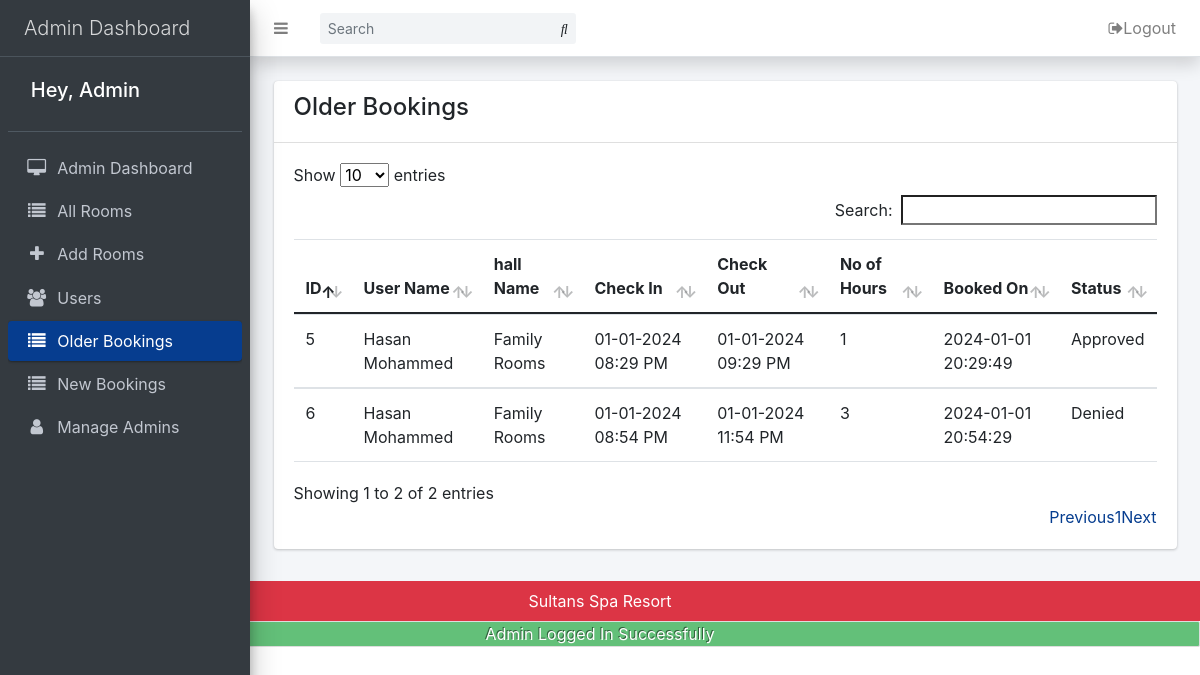
Screenshot of /admin/old-bookings.php (signed in) with the database file from the repository.
### tables this page shows
CREATE TABLE `bookings` (
  `id` bigint(20) NOT NULL,
  `room_id` bigint(20) NOT NULL,
  `user_id` bigint(20) NOT NULL,
  `checkin` datetime NOT NULL,
  `checkout` datetime NOT NULL,
  `price` varchar(191) NOT NULL,
  `payment_mode` varchar(191) DEFAULT NULL,
  `booking_status` int(11) DEFAULT 0,
  `created_at` datetime DEFAULT current_timestamp(),
  `Status` varchar(100) NOT NULL
);

CREATE TABLE `users` (
  `id` bigint(11) NOT NULL,
  `fname` varchar(191) NOT NULL,
  `lname` char(191) NOT NULL,
  `phone` varchar(50) NOT NULL,
  `gender` varchar(50) NOT NULL,
  `email` varchar(191) NOT NULL,
  `password` varchar(191) NOT NULL,
  `status` tinyint(4) NOT NULL DEFAULT 0,
  `created_at` timestamp NOT NULL DEFAULT current_timestamp() ON UPDATE current_timestamp(),
  `active` tinyint(11) DEFAULT NULL
);

CREATE TABLE `rooms` (
  `id` bigint(20) NOT NULL,
  `room_name` varchar(191) NOT NULL,
  `no_of_beds` tinyint(4) NOT NULL,
  `room_qty` int(11) NOT NULL,
  `description` varchar(500) NOT NULL,
  `price` varchar(191) NOT NULL,
  `room_image` varchar(191) DEFAULT NULL,
  `status` tinyint(4) NOT NULL DEFAULT 0,
  `created_at` timestamp NOT NULL DEFAULT current_timestamp(),
  `door_no` varchar(255) NOT NULL
);

### admin/old-bookings.php (the view, shortened to what this page needs)
<?php include('includes/header.php') ?>
<section class="mt-2">
    <div class="container">
        <div class="row justify-content-center">
                    <?php
                        if(isset($_SESSION['adminlogin']))
                        {
                            $today = date("Y-m-d");
                            $all_bookings_query = " SELECT * FROM bookings ";
                            $all_bookings_query_run =  mysqli_query($con, $all_bookings_query);
                            if(mysqli_num_rows($all_bookings_query_run) > 0)
                            {
                                $old_bookings_query = " SELECT b.id as omid, b.checkin,b.checkout, b.created_at, b.Status, r.id, r.room_name, u.id, u.fname, u.lname FROM bookings b, rooms r, users u WHERE b.room_id= r.id AND u.id=b.user_id AND b.checkout < '$today' ";
                                $old_bookings_query_run = mysqli_query($con, $old_bookings_query);
                                if(mysqli_num_rows($old_bookings_query_run) > 0)
                                {
                                    ?>
                                        <div class="col-md-12">
                                            <div class="card">
                                                <div class="card-header">
                                                    <h4 class="heading">Older Bookings</h4>
                                                </div>
                                                <div class="card-body">
                                                    <table class="table" id="myTable">
                                                        <thead>
                                                            <tr>
                                                                <th>ID</th>
                                                                <th>User Name</th>
                                                                <th>hall Name</th>
                                                                <th>Check In</th>
                                                                <th>Check Out</th>
                                                                <th>No of Hours</th>
                                                                <th>Booked On</th>
                                                                <th>Status</th>
                                                            </tr>
                                                        </thead>
                                                        <tbody>
                                                    <?php
                                                    foreach($old_bookings_query_run as $oldroom)
                                                    {
                                                            $checkin = new DateTime($oldroom['checkin']);
                                                            $checkout = new DateTime($oldroom['checkout']);
                                                            $interval = $checkin->diff($checkout);
                                                            $totalHours = $interval->h + ($interval->days * 24);
                                                        ?>
                                                        <tr>
                                                            <td><?= $oldroom['omid']; ?></td>
                                                            <td><?= $oldroom['fname'].' '.$oldroom['lname']; ?></td>
                                                            <td><?= $oldroom['room_name']; ?></td>
                                                            <td> <?= date("d-m-Y h:i A", strtotime($oldroom['checkin'])); ?></td>
                                                            <td> <?= date("d-m-Y h:i A", strtotime($oldroom['checkout'])); ?></td>
                                                            <td><?= $totalHours; ?></td>
                                                            <td><?= $oldroom['created_at']; ?></td>
                                                            <td><?= $oldroom['Status']; ?></td>
                                                        </tr>
                                                        <?php
                                                    }
                                                    ?>
                                                        </tbody>
                                                    </table>
                                                </div>
                                            </div>
                                        </div>
                                    <?php
                                }
                            }
                        }
                        else
                        {
                            redirect("login.php","Login to view bookings");
                        }
                    ?>
        </div>
    </div>
</section>
<?php include('includes/footer.php'); ?>

### admin/includes/header.php (shortened to what this page needs)
<!DOCTYPE html>
<html lang="en">
<head>
    <link rel="stylesheet" href="assets/css/bootstrap.css">
    <link rel="stylesheet" href="assets/css/custom.css">
    <link rel="stylesheet" href="assets/css/adminlte.css">
    <link rel="stylesheet" href="https://stackpath.bootstrapcdn.com/font-awesome/4.7.0/css/font-awesome.min.css">
    <link href="assets/css/summernote.min.css" rel="stylesheet">
    <link href="assets/css/summernote-lite.min.css" rel="stylesheet">
    <link rel="stylesheet" href="assets/css/alertify.min.css"/>
    <link rel="stylesheet" href="assets/css/alertifyjs.bootstrap.min.css"/>
    <link rel="stylesheet" href="assets/css/dataTables.bootstrap5.min.css"/>
</head>
<body class="hold-transition sidebar-mini layout-fixed">
    <div class="wrapper">
    <?php include('adminnav.php') ?>
    <?php include('sidenav.php') ?>
        <div class="content-wrapper">
        <div class="p-3">

### admin/includes/adminnav.php (shortened to what this page needs)
<nav class="main-header navbar navbar-expand navbar-white shadow sticky-top navbar-light">
    <ul class="navbar-nav">
        <li class="nav-item">
            <a class="nav-link" data-widget="pushmenu" href="#"><i class="fa fa-bars"></i></a>
        </li>
    </ul>
    <form class="form-inline ml-3">
        <div class="input-group input-group-sm">
            <input class="form-control form-control-navbar" type="search" placeholder="Search" aria-label="Search">
            <div class="input-group-append">
                <button class="btn btn-navbar" type="submit">
                    <i class="fas fa-search"></i>
                </button>
            </div>
        </div>
    </form>
    <ul class="navbar-nav ml-auto">
        <li class="nav-item dropdown">
            <a class="nav-link" href="logout.php">
                <i class="fa fa-sign-out"></i>Logout
            </a>
        </li>
    </ul>
</nav>

### admin/includes/sidenav.php
<aside class="main-sidebar sidebar-dark-primary elevation-4">
    <a href="#" class="brand-link">
      <span class="brand-text fw-light px-3">Admin Dashboard</span>
    </a>
    <div class="sidebar">
      <div class="user-panel mt-3 pb-3 mb-3 d-flex">
        <div class="image">
        </div>
        <div class="info">
          <a href="#" class="d-block">
            <h5 class="text-white"> Hey, <?= $_SESSION['admin']['name']; ?> </h5>
          </a>
        </div>
      </div>
      <?php $page = substr($_SERVER["SCRIPT_NAME"],strrpos($_SERVER["SCRIPT_NAME"],"/")+1); ?>
      <nav class="mt-2">
        <ul class="nav nav-pills nav-sidebar flex-column" data-widget="treeview" role="menu" data-accordion="false">
            <li class="nav-item ">
              <a href="dashboard.php" class="nav-link <?= $page == "dashboard.php"?'active':''; ?>"><i class="nav-icon fa fa-desktop"></i>
                  <p>Admin Dashboard</p>
              </a>
            </li>
            <li class="nav-item ">
              <a href="rooms.php" class="nav-link <?= $page == "rooms.php"?'active':''; ?>"><i class="nav-icon fa fa-list"></i>
                  <p>All Rooms</p>
              </a>
            </li>
            <li class="nav-item ">
              <a href="add.php" class="nav-link <?= $page == "add.php"?'active':''; ?>"><i class="nav-icon fa fa-plus"></i>
                  <p>Add Rooms</p>
              </a>
            </li>
            <li class="nav-item ">
              <a href="users.php" class="nav-link <?= $page == "users.php"?'active':''; ?>"><i class="nav-icon fa fa-users"></i>
                  <p>Users</p>
              </a>
            </li>
            <li class="nav-item ">
              <a href="old-bookings.php" class="nav-link <?= $page == "old-bookings.php"?'active':''; ?>"><i class="nav-icon fa fa-list"></i>
                  <p>Older Bookings</p>
              </a>
            </li>
            <li class="nav-item ">
              <a href="bookings.php" class="nav-link <?= $page == "bookings.php"?'active':''; ?>"><i class="nav-icon fa fa-list"></i>
                  <p>New Bookings</p>
              </a>
            </li>
            <?php if($_SESSION['admin']['role'] == "1"): ?>
              <li class="nav-item ">
                <a href="admins.php" class="nav-link <?= $page == "admins.php"?'active':''; ?>"><i class="nav-icon fa fa-user"></i>
                    <p>Manage Admins</p>
                </a>
              </li>
            <?php endif; ?>
        </ul>
      </nav>
    </div>
  </aside>

### admin/includes/footer.php (shortened to what this page needs)
</div>
</div>
<div class="py-2 bg-red">
        <div class="container">
            <div class="row">
                <div class="col-md-12">
                    <div class="text-center">
                        <p class="text-white mb-0"> Sultans Spa Resort</p>
                    </div>
                </div>
            </div>
        </div>
    </div>
</div>
</body>
</html>

### admin/assets/css/custom.css (style rules this page uses)
.content-wrapper { min-height: 500px !important; }

### rows the page displays
bookings: id "5", user.fname "Hasan", user.lname "Mohammed", room.room_name "Family Rooms", checkin "01-01-2024 08:29 PM", checkout "01-01-2024 09:29 PM", totalHours "1", created_at "2024-01-01 20:29:49", Status "Approved"
bookings: id "6", user.fname "Hasan", user.lname "Mohammed", room.room_name "Family Rooms", checkin "01-01-2024 08:54 PM", checkout "01-01-2024 11:54 PM", totalHours "3", created_at "2024-01-01 20:54:29", Status "Denied"

### other values shown
$_SESSION['admin']['name'] "Admin"
